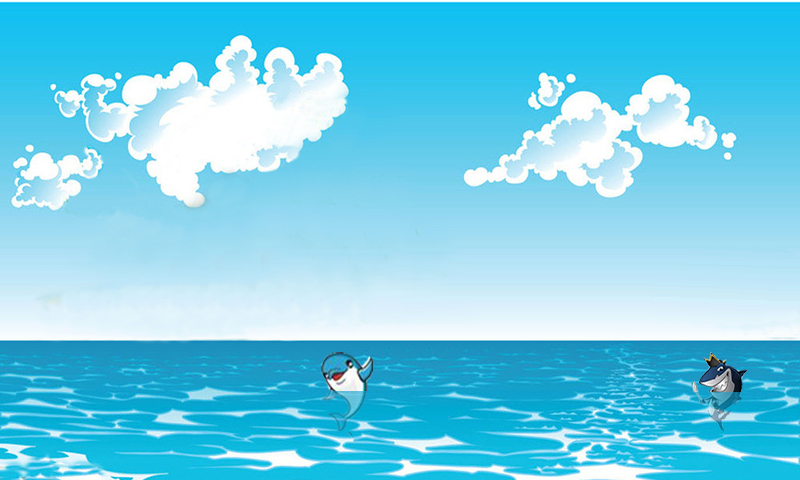

This is a level from a 2D game, rendered from its Tiled map with the project's own tilesets. A one-line summary and the map file follow, with tile-layer data summarised:
An orthogonal 50x30 tile map with 16x16 px tiles, 2 tile layers (块层 1, collisions), 2 tilesets and 4 objects (qidian, qie, shayu).

<map version="1.0" orientation="orthogonal" renderorder="right-down" width="50" height="30" tilewidth="16" tileheight="16">
 <tileset firstgid="1" name="background" tilewidth="16" tileheight="16">
  <image source="background.jpg" width="800" height="480" />
 </tileset>
 <tileset firstgid="1501" name="障碍物all" tilewidth="16" tileheight="16">
  <image source="障碍物all.png" width="130" height="240" />
 </tileset>
 <layer name="块层 1" width="50" height="30">
  <data>[1500 cells, 1500 non-empty, 1500 distinct tile ids]</data>
 </layer>
 <layer name="collisions" width="50" height="30">
  <data>[1500 cells, 48 non-empty, 40 distinct tile ids]</data>
 </layer>
 <objectgroup name="road">
  <object name="qidian" x="0" y="392" width="22" height="15" />
  <object x="870" y="215" width="1" />
 </objectgroup>
 <objectgroup name="obj_col">
  <object name="qie" x="327" y="354">
   <polyline points="0,0 -8,14 0,28 5,39 12,43 17,48 19,57 3,54 -5,58 5,66 4,73 8,79 13,80 22,68 44,41 44,30 49,5 42,-6 33,5 16,-8 7,-6 2,-2 1,-3" />
  </object>
  <object name="shayu" x="704" y="351">
   <polyline points="0,0 0,16 -9,28 -12,33 0,36 2,43 -13,47 -9,54 0,68 7,70 13,77 15,83 23,83 24,73 30,59 39,57 47,27 48,17 44,5 32,1 19,-3 11,-3 1,-3 -1,0" />
  </object>
 </objectgroup>
</map>